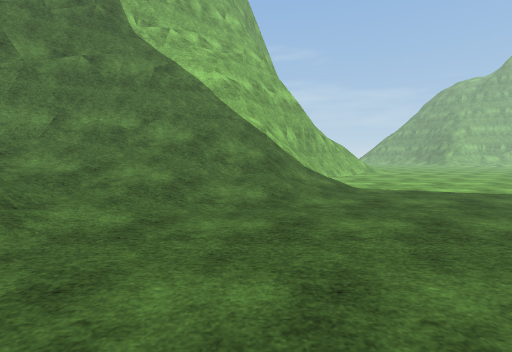
view 1 (above)

20 first-person views from a walk through a Unity game level. The camera is 1.2 m above the floor, tilts 4° down and sees 85° across. The floor is counted in squares, 1 m on a side. Each view is taken from the middle of a square. On the plan, view 1 faces up. The plan holds only what a view shows up to about 13 squares ahead; the rest is blank. The place goes on beyond the plan. The player is left out. Surface patterns are stand-ins for the level's own textures.

view 2
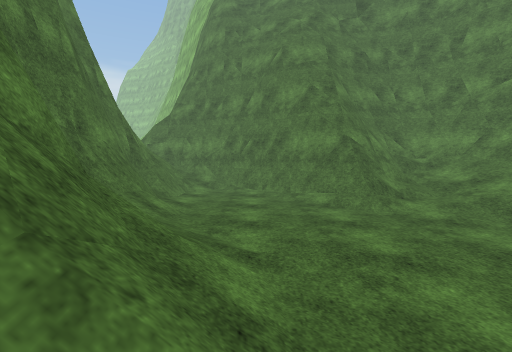

view 3
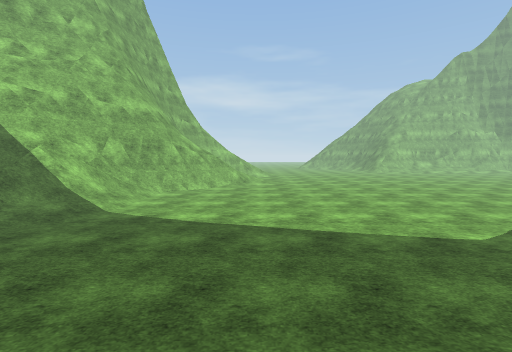

view 4
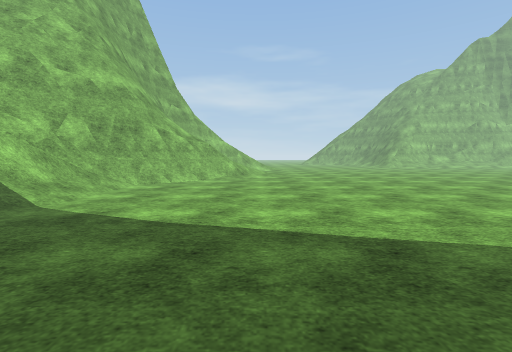

view 5
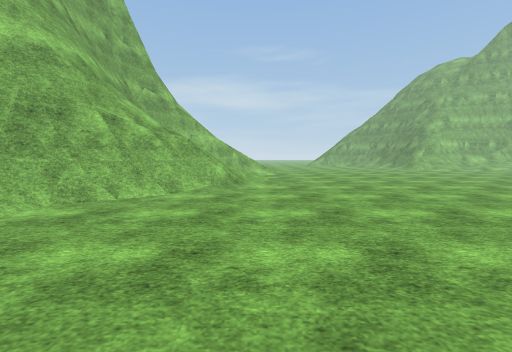

view 6
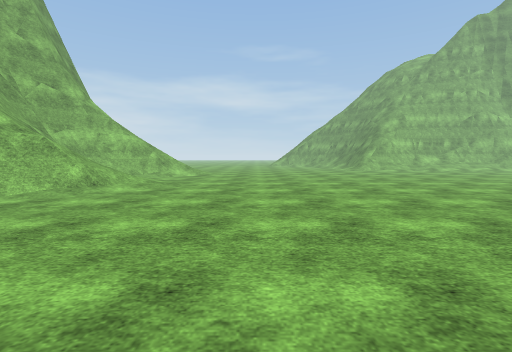

view 7
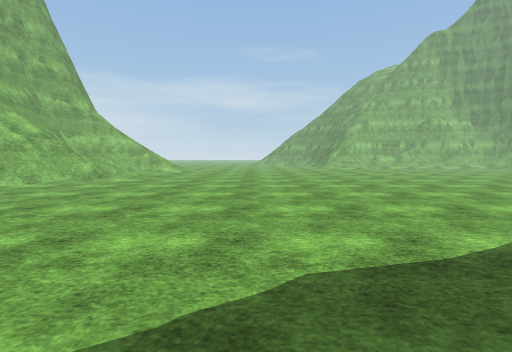

view 8
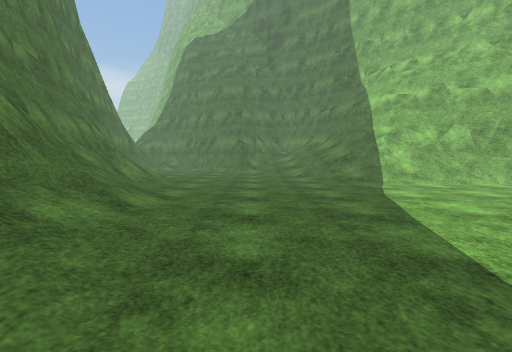

view 9
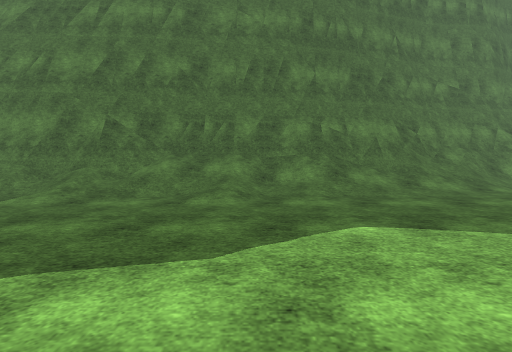

view 10
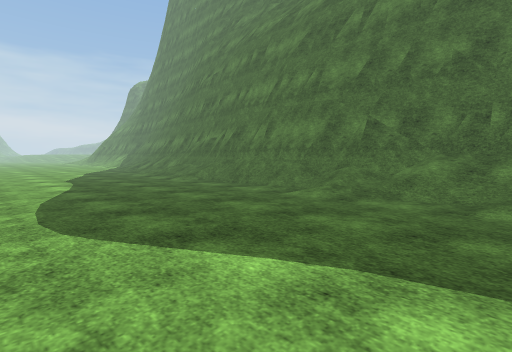

view 11
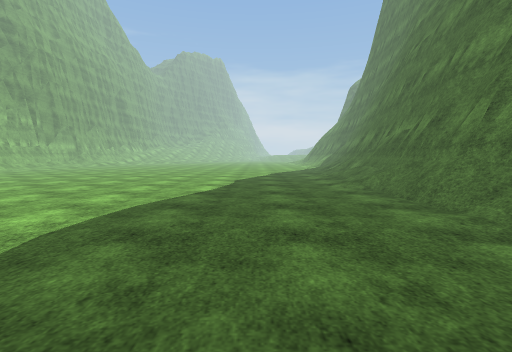

view 12
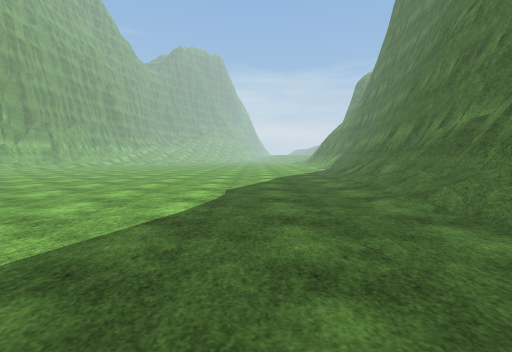

view 13
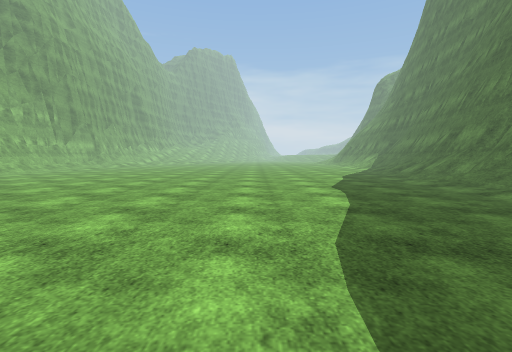

view 14
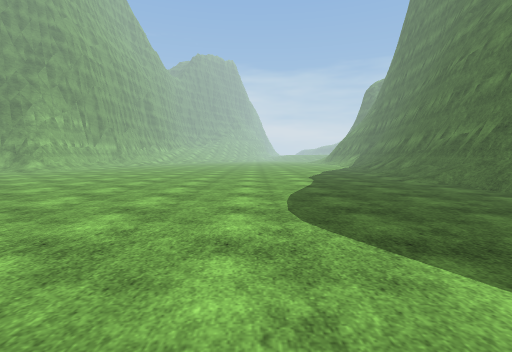

view 15
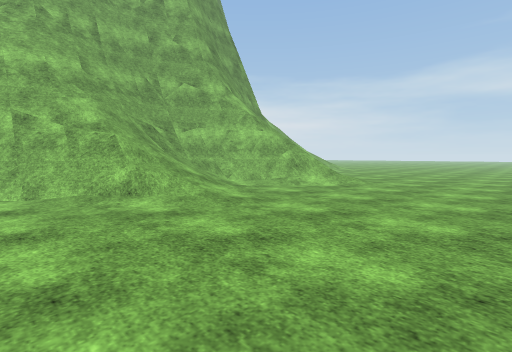

view 16
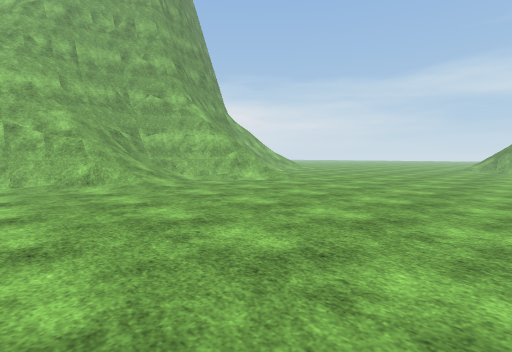

view 17
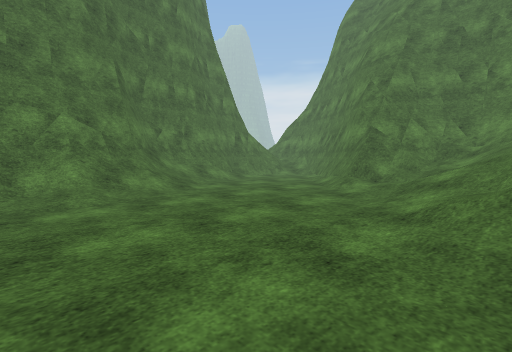

view 18
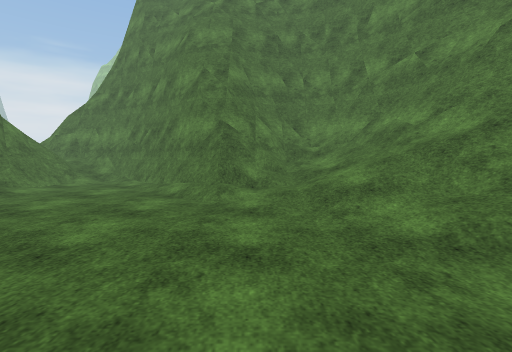

view 19
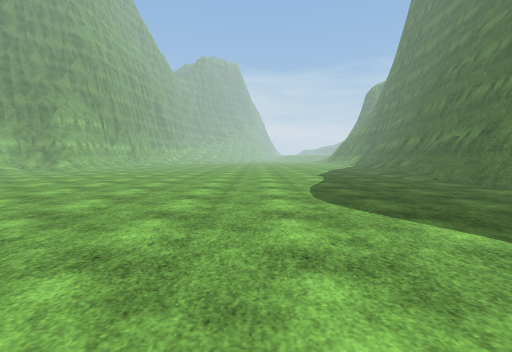

view 20
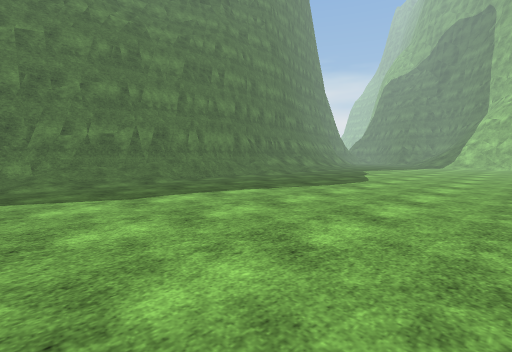

### Floor plan
Key: @ floor where view 1 was taken; # wall or solid block; . floor; / step, stairs or slope; = window, fence, low wall or low ledge; v drop or lower ground.
Columns run from 8 left of view 1 to 36 right of it. Each row starts with its distance up from view 1.
 23            ##=////.....................   ..
 22            ##/////.....................  ...
 21            #=//////.................... ....
 20            #=/#=/...........................
 19            #=##=/............................
 18            #v#=..............................
 17           ####...............................
 16           ###................................
 15         ###=/................................
 14        ###=/.................................
 13       ##==//.................................
 12      ###////.................................
 11   ####//////.................................
 10  ###=///////.................................
  9 ##=/////////.................................
  8 #=/////////..................................
  7 =////////....................................
  6 #=/////......................................
  5 ###///.......................................
  4 ##==//..................//..///...././/..///
  3 ###=/..............///////////////=//////////
  2 ##=/.........../////////////##############=#=
  1 #=..........////////#=########          #####
  0 =.......@////////=######
 -1 ........///=====####
 -2 ...../////########
 -3 /##///#==###
 -4 #=#=######
 -5 #####

Where each view was taken, in squares from view 1:
view 1: 0 up, 0 right, facing up
view 2: 0 up, 5 right, facing left
view 3: 1 up, 9 right, facing up
view 4: 4 up, 9 right, facing up
view 5: 9 up, 9 right, facing up
view 6: 10 up, 14 right, facing up
view 7: 6 up, 16 right, facing up
view 8: 5 up, 16 right, facing left
view 9: 12 up, 16 right, facing down
view 10: 12 up, 17 right, facing down-right
view 11: 8 up, 19 right, facing right
view 12: 8 up, 23 right, facing right
view 13: 12 up, 22 right, facing right
view 14: 12 up, 17 right, facing right
view 15: 17 up, 16 right, facing up-left
view 16: 17 up, 20 right, facing up-left
view 17: 9 up, 6 right, facing down-left
view 18: 5 up, 4 right, facing left
view 19: 13 up, 15 right, facing right
view 20: 17 up, 36 right, facing down-left
